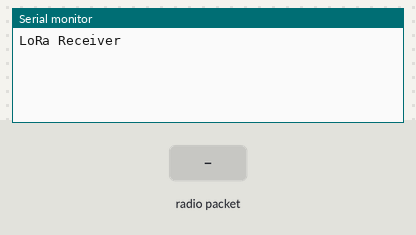
Recording of a sketch running on a simulated Arduino Mega 2560, built with avr-gcc and run on an emulated ATmega2560. Shown: the last lines printed to the serial monitor. The inputs (shaded band) are chosen by the test bench. No radio packets arrive unless stated.

Above: at 1.2 s.
1.3 s: radio packet "1" arrives
At 1.7 s:
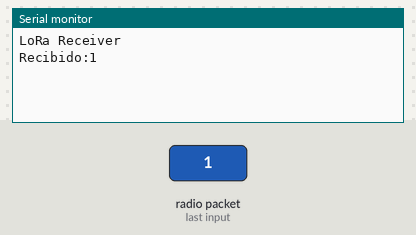
2.8 s: radio packet "0" arrives
At 4.0 s:
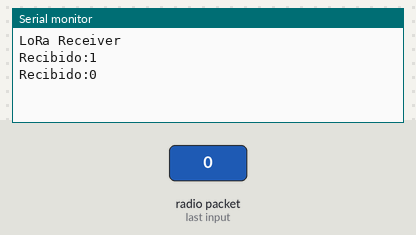
4.3 s: radio packet "2" arrives
At 5.2 s:
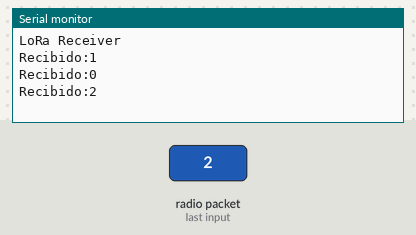

Measured:
- after the input at 1.3 s, the serial monitor: prints a new line at once (image 1)
- after the input at 2.8 s, the serial monitor: prints a new line at once (image 2)
- after the input at 4.3 s, the serial monitor: prints a new line at once (image 3)

The sketch:

LoRaReceiver1.ino
```cpp
#include <SPI.h>
#include <LoRa.h>


void setup() {
  Serial.begin(9600);
  Serial1.begin(9600);
  while (!Serial);

  Serial.println("LoRa Receiver");

  if (!LoRa.begin(915E6)) {
    Serial.println("Starting LoRa failed!");
    while (1);
  }
}

void loop() {
  // try to parse packet
  int packetSize = LoRa.parsePacket();
  if (packetSize) {
    // received a packet
    Serial.print("Recibido:");

    // read packet
    while (LoRa.available()) {
     char  c= (char)LoRa.read();
     Serial1.println(c);
     Serial.println(c);
      delay(500);
    }


  }
}
```
